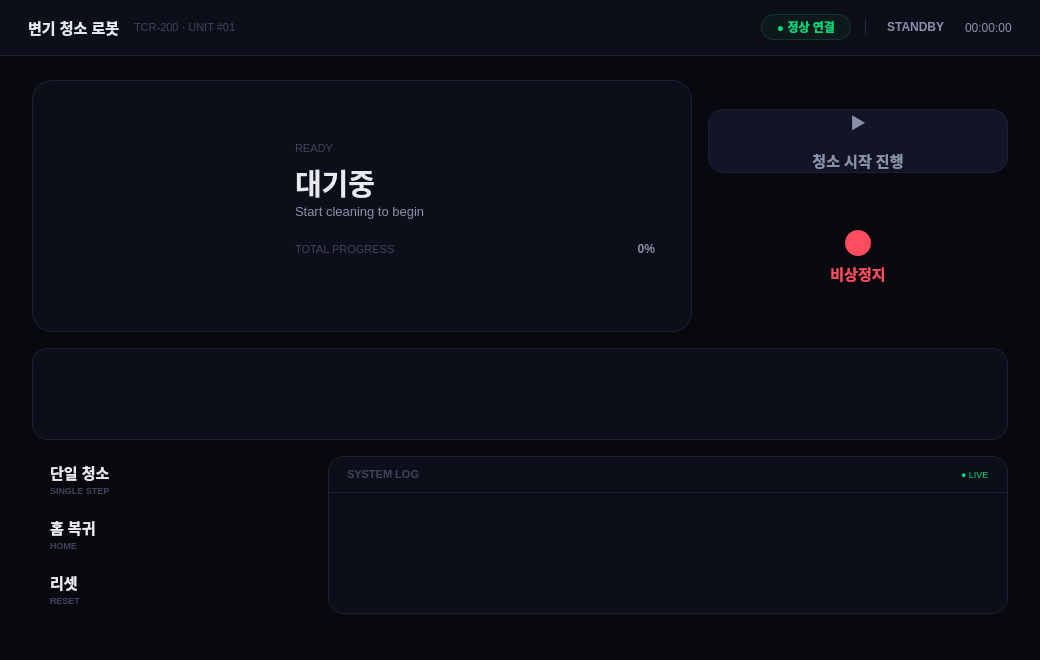
<?xml version="1.0" encoding="UTF-8"?>
<ui version="4.0">
 <class>Dashboard</class>
 <widget class="QWidget" name="Dashboard">
  <property name="geometry">
   <rect><x>0</x><y>0</y><width>1040</width><height>660</height></rect>
  </property>
  <property name="windowTitle">
   <string>변기 청소 로봇 · TCR-200</string>
  </property>
  <property name="styleSheet">
   <string notr="true">#Dashboard { background:#07090F; }

QFrame#header { background:#0C0F1A; border:none; border-bottom:1px solid #1B2032; }
QFrame#logHead { background:transparent; border:none; border-bottom:1px solid #1B2032; }
QFrame#lineDiv { background:#262C40; border:none; }

QFrame#cardHero {
    background:#0C0F1A; border:1px solid #1B2032; border-radius:20px;
}
QFrame#cardStepper, QFrame#cardLog {
    background:#0C0F1A; border:1px solid #1B2032; border-radius:16px;
}

QLabel { color:#8A91A8; background:transparent; border:none; }
QLabel#lblTitle { color:#E8EAF0; }
QLabel#lblUnit, QLabel#lblEyebrow, QLabel#lblTotalCaption, QLabel#lblLogCaption { color:#3D445A; }
QLabel#lblTitleKo { color:#E8EAF0; }
QLabel#lblLive { color:#00D87A; }
QLabel#lblSingleKo, QLabel#lblHomeKo, QLabel#lblResetKo { color:#E8EAF0; }
QLabel#lblSingleEn, QLabel#lblHomeEn, QLabel#lblResetEn { color:#3D445A; }
QLabel#lblStopText { color:#FF4C5E; }
QLabel#lblKnob { background:#FF4C5E; border:none; border-radius:13px; }

QPushButton#btnMain {
    background:#111527; color:#8A91A8;
    border:1px solid #1B2032; border-radius:16px;
}
QPushButton#btnConn {
    color:#00D87A; background:#0D1A1C;
    border:1px solid #16332C; border-radius:13px; padding:0 8px;
}

QTextEdit#txtLog { background:transparent; border:none; padding:6px 12px; }
QScrollBar:vertical { background:transparent; width:4px; margin:4px; }
QScrollBar::handle:vertical { background:#262C40; border-radius:2px; }
QScrollBar::add-line, QScrollBar::sub-line { height:0; }</string>
  </property>

  <layout class="QVBoxLayout" name="rootLayout">
   <property name="spacing"><number>0</number></property>
   <property name="leftMargin"><number>0</number></property>
   <property name="topMargin"><number>0</number></property>
   <property name="rightMargin"><number>0</number></property>
   <property name="bottomMargin"><number>0</number></property>

   <!-- ══════════ 헤더 ══════════ -->
   <item>
    <widget class="QFrame" name="header">
     <property name="minimumSize"><size><width>0</width><height>56</height></size></property>
     <property name="maximumSize"><size><width>16777215</width><height>56</height></size></property>
     <layout class="QHBoxLayout" name="headerLayout">
      <property name="spacing"><number>14</number></property>
      <property name="leftMargin"><number>28</number></property>
      <property name="topMargin"><number>0</number></property>
      <property name="rightMargin"><number>28</number></property>
      <property name="bottomMargin"><number>0</number></property>
      <item>
       <widget class="QLabel" name="lblTitle">
        <property name="font"><font><pointsize>11</pointsize><bold>true</bold></font></property>
        <property name="text"><string>변기 청소 로봇</string></property>
       </widget>
      </item>
      <item>
       <widget class="QLabel" name="lblUnit">
        <property name="font"><font><pointsize>8</pointsize></font></property>
        <property name="text"><string>TCR-200 · UNIT #01</string></property>
       </widget>
      </item>
      <item>
       <spacer name="headerSpacer">
        <property name="orientation"><enum>Qt::Horizontal</enum></property>
        <property name="sizeHint" stdset="0"><size><width>40</width><height>20</height></size></property>
       </spacer>
      </item>
      <item>
       <widget class="QPushButton" name="btnConn">
        <property name="minimumSize"><size><width>0</width><height>26</height></size></property>
        <property name="maximumSize"><size><width>16777215</width><height>26</height></size></property>
        <property name="cursor"><cursorShape>PointingHandCursor</cursorShape></property>
        <property name="font"><font><pointsize>9</pointsize><bold>true</bold></font></property>
        <property name="text"><string>  ● 정상 연결  </string></property>
       </widget>
      </item>
      <item>
       <widget class="QFrame" name="lineDiv">
        <property name="minimumSize"><size><width>1</width><height>16</height></size></property>
        <property name="maximumSize"><size><width>1</width><height>16</height></size></property>
       </widget>
      </item>
      <item>
       <widget class="QLabel" name="lblStatus">
        <property name="minimumSize"><size><width>0</width><height>26</height></size></property>
        <property name="maximumSize"><size><width>16777215</width><height>26</height></size></property>
        <property name="font"><font><pointsize>9</pointsize><bold>true</bold></font></property>
        <property name="alignment"><set>Qt::AlignCenter</set></property>
        <property name="text"><string>  STANDBY  </string></property>
       </widget>
      </item>
      <item>
       <widget class="QLabel" name="lblClock">
        <property name="font"><font><pointsize>9</pointsize></font></property>
        <property name="text"><string>00:00:00</string></property>
       </widget>
      </item>
     </layout>
    </widget>
   </item>

   <!-- ══════════ 본문 ══════════ -->
   <item>
    <widget class="QWidget" name="body" native="true">
     <layout class="QVBoxLayout" name="bodyLayout">
      <property name="spacing"><number>16</number></property>
      <property name="leftMargin"><number>32</number></property>
      <property name="topMargin"><number>24</number></property>
      <property name="rightMargin"><number>32</number></property>
      <property name="bottomMargin"><number>28</number></property>

      <!-- ─── 1행: 링 게이지 + 제어 ─── -->
      <item>
       <widget class="QWidget" name="rowHero" native="true">
        <layout class="QHBoxLayout" name="rowHeroLayout">
         <property name="spacing"><number>16</number></property>
         <property name="leftMargin"><number>0</number></property>
         <property name="topMargin"><number>0</number></property>
         <property name="rightMargin"><number>0</number></property>
         <property name="bottomMargin"><number>0</number></property>

         <item>
          <widget class="QFrame" name="cardHero">
           <property name="minimumSize"><size><width>0</width><height>240</height></size></property>
           <layout class="QHBoxLayout" name="cardHeroLayout">
            <property name="spacing"><number>36</number></property>
            <property name="leftMargin"><number>36</number></property>
            <property name="topMargin"><number>30</number></property>
            <property name="rightMargin"><number>36</number></property>
            <property name="bottomMargin"><number>30</number></property>

            <item>
             <widget class="RingGauge" name="ring" native="true">
              <property name="minimumSize"><size><width>190</width><height>190</height></size></property>
              <property name="maximumSize"><size><width>190</width><height>190</height></size></property>
             </widget>
            </item>

            <item>
             <layout class="QVBoxLayout" name="infoLayout">
              <property name="spacing"><number>0</number></property>
              <item>
               <spacer name="infoTopSpacer">
                <property name="orientation"><enum>Qt::Vertical</enum></property>
                <property name="sizeHint" stdset="0"><size><width>20</width><height>10</height></size></property>
               </spacer>
              </item>
              <item>
               <widget class="QLabel" name="lblEyebrow">
                <property name="font"><font><pointsize>8</pointsize></font></property>
                <property name="text"><string>READY</string></property>
               </widget>
              </item>
              <item>
               <spacer name="eyebrowGap">
                <property name="orientation"><enum>Qt::Vertical</enum></property>
                <property name="sizeType"><enum>QSizePolicy::Fixed</enum></property>
                <property name="sizeHint" stdset="0"><size><width>20</width><height>6</height></size></property>
               </spacer>
              </item>
              <item>
               <widget class="QLabel" name="lblTitleKo">
                <property name="font"><font><pointsize>22</pointsize><bold>true</bold></font></property>
                <property name="text"><string>대기중</string></property>
               </widget>
              </item>
              <item>
               <widget class="QLabel" name="lblTitleEn">
                <property name="font"><font><pointsize>10</pointsize></font></property>
                <property name="text"><string>Start cleaning to begin</string></property>
               </widget>
              </item>
              <item>
               <spacer name="progressGap">
                <property name="orientation"><enum>Qt::Vertical</enum></property>
                <property name="sizeType"><enum>QSizePolicy::Fixed</enum></property>
                <property name="sizeHint" stdset="0"><size><width>20</width><height>20</height></size></property>
               </spacer>
              </item>
              <item>
               <layout class="QHBoxLayout" name="totalLayout">
                <item>
                 <widget class="QLabel" name="lblTotalCaption">
                  <property name="font"><font><pointsize>8</pointsize></font></property>
                  <property name="text"><string>TOTAL PROGRESS</string></property>
                 </widget>
                </item>
                <item>
                 <spacer name="totalSpacer">
                  <property name="orientation"><enum>Qt::Horizontal</enum></property>
                  <property name="sizeHint" stdset="0"><size><width>40</width><height>20</height></size></property>
                 </spacer>
                </item>
                <item>
                 <widget class="QLabel" name="lblTotalValue">
                  <property name="minimumSize"><size><width>46</width><height>0</height></size></property>
                  <property name="font"><font><pointsize>9</pointsize><bold>true</bold></font></property>
                  <property name="alignment"><set>Qt::AlignRight|Qt::AlignVCenter</set></property>
                  <property name="text"><string>0%</string></property>
                 </widget>
                </item>
               </layout>
              </item>
              <item>
               <spacer name="barGap">
                <property name="orientation"><enum>Qt::Vertical</enum></property>
                <property name="sizeType"><enum>QSizePolicy::Fixed</enum></property>
                <property name="sizeHint" stdset="0"><size><width>20</width><height>7</height></size></property>
               </spacer>
              </item>
              <item>
               <widget class="ProgressBar" name="barTotal" native="true">
                <property name="minimumSize"><size><width>0</width><height>5</height></size></property>
                <property name="maximumSize"><size><width>16777215</width><height>5</height></size></property>
               </widget>
              </item>
              <item>
               <spacer name="infoBottomSpacer">
                <property name="orientation"><enum>Qt::Vertical</enum></property>
                <property name="sizeHint" stdset="0"><size><width>20</width><height>10</height></size></property>
               </spacer>
              </item>
             </layout>
            </item>
           </layout>
          </widget>
         </item>

         <!-- 제어 열 -->
         <item>
          <widget class="QWidget" name="ctrl" native="true">
           <property name="minimumSize"><size><width>300</width><height>0</height></size></property>
           <property name="maximumSize"><size><width>300</width><height>16777215</height></size></property>
           <layout class="QVBoxLayout" name="ctrlLayout">
            <property name="spacing"><number>10</number></property>
            <property name="leftMargin"><number>0</number></property>
            <property name="topMargin"><number>0</number></property>
            <property name="rightMargin"><number>0</number></property>
            <property name="bottomMargin"><number>0</number></property>
            <item>
             <widget class="QPushButton" name="btnMain">
              <property name="cursor"><cursorShape>PointingHandCursor</cursorShape></property>
              <property name="font"><font><pointsize>11</pointsize><bold>true</bold></font></property>
              <property name="text"><string>▶

청소 시작 진행</string></property>
             </widget>
            </item>
            <item>
             <widget class="ClickableCard" name="cardStop">
              <property name="minimumSize"><size><width>0</width><height>90</height></size></property>
              <property name="maximumSize"><size><width>16777215</width><height>90</height></size></property>
              <layout class="QVBoxLayout" name="cardStopLayout">
               <property name="spacing"><number>6</number></property>
               <property name="leftMargin"><number>0</number></property>
               <property name="topMargin"><number>0</number></property>
               <property name="rightMargin"><number>0</number></property>
               <property name="bottomMargin"><number>0</number></property>
               <item>
                <spacer name="stopTopSpacer">
                 <property name="orientation"><enum>Qt::Vertical</enum></property>
                 <property name="sizeHint" stdset="0"><size><width>20</width><height>10</height></size></property>
                </spacer>
               </item>
               <item alignment="Qt::AlignHCenter">
                <widget class="QLabel" name="lblKnob">
                 <property name="minimumSize"><size><width>26</width><height>26</height></size></property>
                 <property name="maximumSize"><size><width>26</width><height>26</height></size></property>
                 <property name="text"><string/></property>
                </widget>
               </item>
               <item>
                <widget class="QLabel" name="lblStopText">
                 <property name="font"><font><pointsize>11</pointsize><bold>true</bold></font></property>
                 <property name="alignment"><set>Qt::AlignCenter</set></property>
                 <property name="text"><string>비상정지</string></property>
                </widget>
               </item>
               <item>
                <spacer name="stopBottomSpacer">
                 <property name="orientation"><enum>Qt::Vertical</enum></property>
                 <property name="sizeHint" stdset="0"><size><width>20</width><height>10</height></size></property>
                </spacer>
               </item>
              </layout>
             </widget>
            </item>
           </layout>
          </widget>
         </item>
        </layout>
       </widget>
      </item>

      <!-- ─── 2행: 스텝 칩 ─── -->
      <item>
       <widget class="QFrame" name="cardStepper">
        <property name="minimumSize"><size><width>0</width><height>92</height></size></property>
        <property name="maximumSize"><size><width>16777215</width><height>92</height></size></property>
        <layout class="QHBoxLayout" name="stepperLayout">
         <property name="spacing"><number>8</number></property>
         <property name="leftMargin"><number>24</number></property>
         <property name="topMargin"><number>18</number></property>
         <property name="rightMargin"><number>24</number></property>
         <property name="bottomMargin"><number>18</number></property>
         <item><widget class="StepChip" name="chip1" native="true"/></item>
         <item><widget class="StepChip" name="chip2" native="true"/></item>
         <item><widget class="StepChip" name="chip3" native="true"/></item>
         <item><widget class="StepChip" name="chip4" native="true"/></item>
         <item><widget class="StepChip" name="chip5" native="true"/></item>
        </layout>
       </widget>
      </item>

      <!-- ─── 3행: 보조 버튼 + 로그 ─── -->
      <item>
       <widget class="QWidget" name="rowBottom" native="true">
        <property name="minimumSize"><size><width>0</width><height>158</height></size></property>
        <property name="maximumSize"><size><width>16777215</width><height>158</height></size></property>
        <layout class="QHBoxLayout" name="rowBottomLayout">
         <property name="spacing"><number>16</number></property>
         <property name="leftMargin"><number>0</number></property>
         <property name="topMargin"><number>0</number></property>
         <property name="rightMargin"><number>0</number></property>
         <property name="bottomMargin"><number>0</number></property>

         <item>
          <widget class="QWidget" name="subs" native="true">
           <property name="minimumSize"><size><width>280</width><height>0</height></size></property>
           <property name="maximumSize"><size><width>280</width><height>16777215</height></size></property>
           <layout class="QVBoxLayout" name="subsLayout">
            <property name="spacing"><number>7</number></property>
            <property name="leftMargin"><number>0</number></property>
            <property name="topMargin"><number>0</number></property>
            <property name="rightMargin"><number>0</number></property>
            <property name="bottomMargin"><number>0</number></property>

            <item>
             <widget class="ClickableCard" name="cardSingle">
              <layout class="QVBoxLayout" name="singleLayout">
               <property name="spacing"><number>1</number></property>
               <property name="leftMargin"><number>18</number></property>
               <property name="topMargin"><number>5</number></property>
               <property name="rightMargin"><number>18</number></property>
               <property name="bottomMargin"><number>5</number></property>
               <item>
                <widget class="QLabel" name="lblSingleKo">
                 <property name="minimumSize"><size><width>0</width><height>18</height></size></property>
                 <property name="maximumSize"><size><width>16777215</width><height>18</height></size></property>
                 <property name="font"><font><pointsize>11</pointsize><bold>true</bold></font></property>
                 <property name="text"><string>단일 청소</string></property>
                </widget>
               </item>
               <item>
                <widget class="QLabel" name="lblSingleEn">
                 <property name="minimumSize"><size><width>0</width><height>12</height></size></property>
                 <property name="maximumSize"><size><width>16777215</width><height>12</height></size></property>
                 <property name="font"><font><pointsize>7</pointsize><bold>true</bold></font></property>
                 <property name="text"><string>SINGLE STEP</string></property>
                </widget>
               </item>
              </layout>
             </widget>
            </item>

            <item>
             <widget class="ClickableCard" name="cardHome">
              <layout class="QVBoxLayout" name="homeLayout">
               <property name="spacing"><number>1</number></property>
               <property name="leftMargin"><number>18</number></property>
               <property name="topMargin"><number>5</number></property>
               <property name="rightMargin"><number>18</number></property>
               <property name="bottomMargin"><number>5</number></property>
               <item>
                <widget class="QLabel" name="lblHomeKo">
                 <property name="minimumSize"><size><width>0</width><height>18</height></size></property>
                 <property name="maximumSize"><size><width>16777215</width><height>18</height></size></property>
                 <property name="font"><font><pointsize>11</pointsize><bold>true</bold></font></property>
                 <property name="text"><string>홈 복귀</string></property>
                </widget>
               </item>
               <item>
                <widget class="QLabel" name="lblHomeEn">
                 <property name="minimumSize"><size><width>0</width><height>12</height></size></property>
                 <property name="maximumSize"><size><width>16777215</width><height>12</height></size></property>
                 <property name="font"><font><pointsize>7</pointsize><bold>true</bold></font></property>
                 <property name="text"><string>HOME</string></property>
                </widget>
               </item>
              </layout>
             </widget>
            </item>

            <item>
             <widget class="ClickableCard" name="cardReset">
              <layout class="QVBoxLayout" name="resetLayout">
               <property name="spacing"><number>1</number></property>
               <property name="leftMargin"><number>18</number></property>
               <property name="topMargin"><number>5</number></property>
               <property name="rightMargin"><number>18</number></property>
               <property name="bottomMargin"><number>5</number></property>
               <item>
                <widget class="QLabel" name="lblResetKo">
                 <property name="minimumSize"><size><width>0</width><height>18</height></size></property>
                 <property name="maximumSize"><size><width>16777215</width><height>18</height></size></property>
                 <property name="font"><font><pointsize>11</pointsize><bold>true</bold></font></property>
                 <property name="text"><string>리셋</string></property>
                </widget>
               </item>
               <item>
                <widget class="QLabel" name="lblResetEn">
                 <property name="minimumSize"><size><width>0</width><height>12</height></size></property>
                 <property name="maximumSize"><size><width>16777215</width><height>12</height></size></property>
                 <property name="font"><font><pointsize>7</pointsize><bold>true</bold></font></property>
                 <property name="text"><string>RESET</string></property>
                </widget>
               </item>
              </layout>
             </widget>
            </item>
           </layout>
          </widget>
         </item>

         <!-- 로그 -->
         <item>
          <widget class="QFrame" name="cardLog">
           <layout class="QVBoxLayout" name="cardLogLayout">
            <property name="spacing"><number>0</number></property>
            <property name="leftMargin"><number>0</number></property>
            <property name="topMargin"><number>0</number></property>
            <property name="rightMargin"><number>0</number></property>
            <property name="bottomMargin"><number>0</number></property>
            <item>
             <widget class="QFrame" name="logHead">
              <property name="minimumSize"><size><width>0</width><height>36</height></size></property>
              <property name="maximumSize"><size><width>16777215</width><height>36</height></size></property>
              <layout class="QHBoxLayout" name="logHeadLayout">
               <property name="leftMargin"><number>18</number></property>
               <property name="topMargin"><number>0</number></property>
               <property name="rightMargin"><number>18</number></property>
               <property name="bottomMargin"><number>0</number></property>
               <item>
                <widget class="QLabel" name="lblLogCaption">
                 <property name="font"><font><pointsize>8</pointsize><bold>true</bold></font></property>
                 <property name="text"><string>SYSTEM LOG</string></property>
                </widget>
               </item>
               <item>
                <spacer name="logSpacer">
                 <property name="orientation"><enum>Qt::Horizontal</enum></property>
                 <property name="sizeHint" stdset="0"><size><width>40</width><height>20</height></size></property>
                </spacer>
               </item>
               <item>
                <widget class="QLabel" name="lblLive">
                 <property name="font"><font><pointsize>7</pointsize></font></property>
                 <property name="text"><string>● LIVE</string></property>
                </widget>
               </item>
              </layout>
             </widget>
            </item>
            <item>
             <widget class="QTextEdit" name="txtLog">
              <property name="readOnly"><bool>true</bool></property>
              <property name="frameShape"><enum>QFrame::NoFrame</enum></property>
             </widget>
            </item>
           </layout>
          </widget>
         </item>
        </layout>
       </widget>
      </item>

      <item>
       <spacer name="bodyBottomSpacer">
        <property name="orientation"><enum>Qt::Vertical</enum></property>
        <property name="sizeHint" stdset="0"><size><width>20</width><height>10</height></size></property>
       </spacer>
      </item>
     </layout>
    </widget>
   </item>
  </layout>
 </widget>

 <!-- ══════════ 승격된 커스텀 위젯 ══════════ -->
 <customwidgets>
  <customwidget>
   <class>RingGauge</class>
   <extends>QWidget</extends>
   <header>tcr_widgets</header>
  </customwidget>
  <customwidget>
   <class>ProgressBar</class>
   <extends>QWidget</extends>
   <header>tcr_widgets</header>
  </customwidget>
  <customwidget>
   <class>StepChip</class>
   <extends>QWidget</extends>
   <header>tcr_widgets</header>
  </customwidget>
  <customwidget>
   <class>ClickableCard</class>
   <extends>QFrame</extends>
   <header>tcr_widgets</header>
  </customwidget>
 </customwidgets>
 <resources/>
 <connections/>
</ui>
